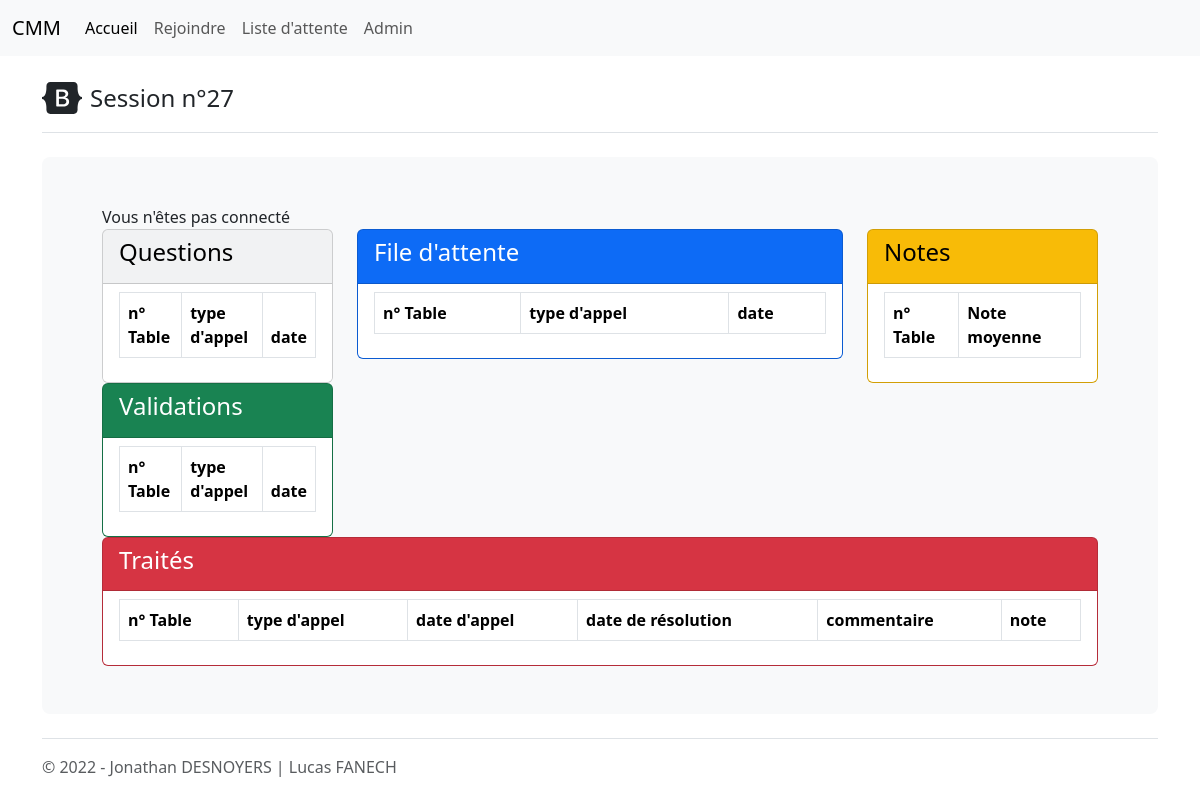
Before: /session.php?session=27 with the older database file.
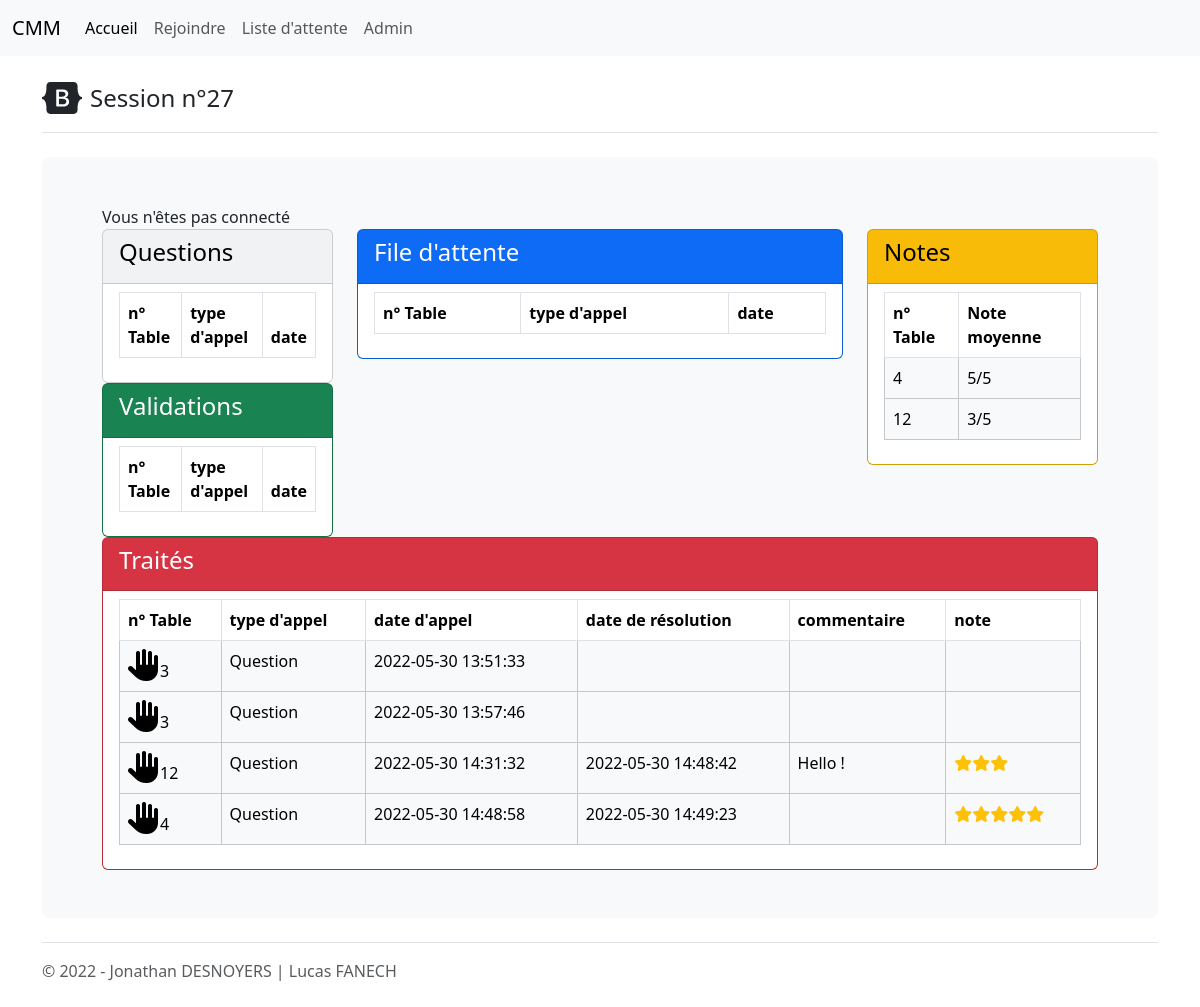
After: the same page with the newer database file.
### tables this page shows
CREATE TABLE IF NOT EXISTS `waiting_line` (
  `id_waiting` int(11) NOT NULL AUTO_INCREMENT,
  `session_id` int(11) NOT NULL,
  `user_id` int(11) NOT NULL,
  `waiting_time` timestamp NOT NULL,
  `call_type` tinyint(1) NOT NULL,
  `processing` tinyint(1) NOT NULL,
  `rate` int(11) DEFAULT NULL,
  `solved_date` timestamp NULL DEFAULT NULL,
  `comment` varchar(255) DEFAULT NULL,
  PRIMARY KEY (`id_waiting`)
);

### checkLogin.php (called while the page is built, shortened)
<?php
if(isset($_GET['id']) AND $_GET['id'] > 0) {
    $getid = intval($_GET['id']);
    if (isset($bdd)) {
        $requser = $bdd->prepare('SELECT * FROM identification WHERE id_identification= ?');
    }
    if (isset($requser)) {
        $requser->execute(array($getid));
    }
    $userinfo = $requser->fetch();
    if(isset($_SESSION['id']) AND $userinfo['id_identification'] == $_SESSION['id']) {
        $isConnected = true;
        $pseudo = $userinfo['user'];
        $idConnected = $userinfo['id_identification'];
    }
    else{
        $isConnected = false;
    }
}
else{
    $isConnected = false;
}
?>

### functions.php (called while the page is built, shortened)
<?php
function getDoneList($sessionId){
    include('db.php');
    $sql = "SELECT * FROM `waiting_line` WHERE processing = 1 AND session_id = ".$sessionId." ORDER BY waiting_time;";
    if (isset($connection)){
        $result = $connection -> query($sql);
        $dList = array();
        while($row = mysqli_fetch_array($result,MYSQLI_ASSOC)) {
            $dList[] = $row;
        }
        return $dList;
    }
}
function getRates($sessionId){
    include('db.php');
    $sql="SELECT user_id, AVG(rate) AS rates FROM `waiting_line` WHERE session_id='".$sessionId."' AND ISNULL(rate)=0 GROUP BY user_id ORDER BY user_id ASC;";
    if (isset($connection)){
        $result = $connection -> query($sql);
        $rList = array();
        while($row = mysqli_fetch_array($result,MYSQLI_ASSOC)) {
            $rList[] = $row;
        }
        return $rList;
    }
}
?>

### session.php (the view, shortened to what this page needs)
<?php
include('db.php');
include('functions.php');
include('checkLogin.php');
?>
<!DOCTYPE html>
<html lang="fr">
<head>
    <link rel="stylesheet" href="bootstrap/css/bootstrap.min.css">
    <link href="fontawesome-free-6.1.1-web/css/all.css" rel="stylesheet">
    <link rel="stylesheet" href="css/main.css">
</head>
<body>
<?php
include ('header.php');
?>
<main>
    <div class="container py-4">
        <header class="pb-3 mb-4 border-bottom">
            <div class="row">
                <div class="col-auto">
                <a href="/" class="d-flex align-items-center text-dark text-decoration-none">
                    <span class="fs-4">Session <?php if (isset($_GET['session'])) {
        $sessionId = $_GET['session'];
        echo "n°".$sessionId;} ?></span>
                </a>
                </div>
                <div class="col">
                </div>
            </div>
        </header>
        <div class="p-5 mb-4 bg-light rounded-3">
            <div class="container-fluid">
<?php
if ($isConnected) {
}else{
    echo "Vous n'êtes pas connecté<br>";
}
if (isset($_GET['session'])) {
    $sessionId = $_GET['session'];
    ?>
    <div class="row">
        <div class="col-md-3">
            <div class="card text-bg-light" >
                <div class="card-header">
                    <h4>Questions</h4>
                </div>
                <ul class="list-group list-group-flush ">
                    <li class="list-group-item">
                        <div class="table-responsive">
                            <table class="table table-bordered">
                                <thead>
                                <tr>
                                    <th scope="col">n° Table</th>
                                    <th scope="col">type d'appel</th>
                                    <th scope="col">date</th>
                                </tr>
                                </thead>
                            </table>
                        </div>
                    </li>
                </ul>
            </div>
            <div class="card text-bg-success" >
                <div class="card-header">
                    <h4>Validations</h4>
                </div>
                <ul class="list-group list-group-flush ">
                    <li class="list-group-item">
                        <div class="table-responsive">
                            <table class="table table-bordered">
                                <thead>
                                <tr>
                                    <th scope="col">n° Table</th>
                                    <th scope="col">type d'appel</th>
                                    <th scope="col">date</th>
                                </tr>
                                </thead>
                            </table>
                        </div>
                    </li>
                </ul>
            </div>
        </div>
        <div class="col-md-6">
            <div class="card text-bg-primary" >
                <div class="card-header">
                    <h4>File d'attente</h4>
                </div>
                <ul class="list-group list-group-flush ">
                    <li class="list-group-item">
                        <div class="table-responsive">
                            <table class="table table-bordered">
                                <thead>
                                <tr>
                                    <th scope="col">n° Table</th>
                                    <th scope="col">type d'appel</th>
                                    <th scope="col">date</th>
                                </tr>
                                </thead>
                            </table>
                        </div>
                    </li>
                </ul>
            </div>
        </div>
        <div class="col-md-3">
            <div class="card text-bg-warning" >
                <div class="card-header">
                    <h4>Notes</h4>
                </div>
                <ul class="list-group list-group-flush ">
                    <li class="list-group-item">
                        <div class="table-responsive">
                            <table class="table table-bordered">
                                <thead>
                                <tr>
                                    <th scope="col">n° Table</th>
                                    <th scope="col">Note moyenne</th>
                                </tr>
                                </thead>
                                <tbody>
                                <?php
                                $ratesList = getRates($sessionId);
                                foreach ($ratesList as $row) {
                                    ?>
                                    <tr class="table table-light">
                                        <td><?php
                                            echo $row['user_id'];
                                            ?>
                                        </td>
                                        <td>
                                            <?php
                                            echo round($row['rates'],1)."/5";
                                            ?>
                                        </td>
                                    </tr>
                                <?php } ?>
                                </tbody>
                            </table>
                        </div>
                    </li>
                </ul>
            </div>
        </div>
    </div>
    <div class="row">
        <div class="col">
            <div class="card text-bg-danger" >
                <div class="card-header">
                    <h4>Traités</h4>
                </div>
                <ul class="list-group list-group-flush ">
                    <li class="list-group-item">
                        <div class="table-responsive">
                            <table class="table table-bordered">
                                <thead>
                                <tr>
                                    <th scope="col">n° Table</th>
                                    <th scope="col">type d'appel</th>
                                    <th scope="col">date d'appel</th>
                                    <th scope="col">date de résolution</th>
                                    <th scope="col">commentaire</th>
                                    <th scope="col">note</th>
                                </tr>
                                </thead>
                                <tbody>
                                <?php
                                $doneList = getDoneList($sessionId);
                                foreach ($doneList as $row) {
                                    ?>
                                    <tr <?php if ($row['call_type'] == 0){echo "class='table-light'";}else{echo "class='table-success'";}?>>
                                        <td><?php
                                            if ($row['call_type'] == 0){
                                                echo "<i class='fa-solid fa-hand fa-2x'></i>";
                                            }else{
                                                echo "<i class='fa-solid fa-check fa-2x'></i>";
                                            }
                                            echo $row['user_id']?></td>
                                        <td><?php
                                            if ($row['call_type'] == 0){
                                                echo "Question";
                                            }else{
                                                echo "Vérification";
                                            }
                                            ?>
                                        </td>
                                        <td>
                                            <?php
                                            echo  $row['waiting_time'];?>
                                        </td>
                                        <td>
                                            <?php
                                            echo  $row['solved_date'];?>
                                        </td>
                                        <td>
                                            <?php
                                            echo  $row['comment'];?>
                                        </td>
                                        <td>
                                            <?php for ($i =0; $i < $row['rate']; $i++){
                                                echo "<i class='fa-solid fa-star text-warning'></i>";
                                            };?>
                                        </td>
                                    </tr>
                                    <?php
                                }
                                ?>
                                </tbody>
                            </table>
                        </div>
                    </li>
                </ul>
            </div>
        </div>
    </div>
                <?php
} else {
    echo "Aucune session définie";
}
?>
            </div>
        </div>
        <footer class="pt-3 mt-4 text-muted border-top">
            &copy; 2022 - Jonathan DESNOYERS | Lucas FANECH
        </footer>
    </div>
</main>
</body>
</html>

### header.php (shortened to what this page needs)
<nav class="navbar navbar-expand-lg bg-light">
    <div class="container-fluid">
        <a class="navbar-brand" href="#">CMM</a>
        <div class="collapse navbar-collapse" id="navbarNavDropdown">
            <ul class="navbar-nav">
                <li class="nav-item">
                    <a class="nav-link active" aria-current="page" href="index.php">Accueil</a>
                </li>
                <li class="nav-item">
                    <a class="nav-link" href="simulate.php">Rejoindre</a>
                </li>
                <li class="nav-item">
                    <a class="nav-link" href="waiting.php">Liste d'attente</a>
                </li>
                <li class="nav-item">
                    <a class="nav-link" href="admin.php">Admin</a>
                </li>
            </ul>
        </div>
    </div>
</nav>

Changed rows visible on the page:
added waiting_line: call_type 0 (drawn), user "3", waiting_time "2022-05-30 13:51:33"
added waiting_line: call_type 0 (drawn), user "3", waiting_time "2022-05-30 13:57:46"
added waiting_line: call_type 0 (drawn), user "12", waiting_time "2022-05-30 14:31:32", solved_date "2022-05-30 14:48:42", comment "Hello !", rate 3 (drawn)
added waiting_line: call_type 0 (drawn), user "4", waiting_time "2022-05-30 14:48:58", solved_date "2022-05-30 14:49:23", rate 5 (drawn)
Other visible differences:
new list line: "4 5 /5"
new list line: "12 3 /5"
